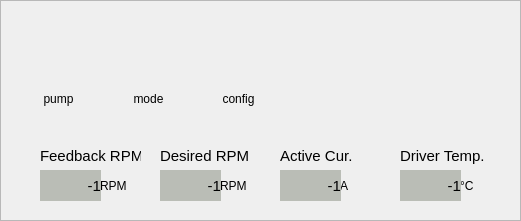
   <widget class="QFrame" name="pump_frame">
    <property name="geometry">
     <rect>
      <x>220</x>
      <y>20</y>
      <width>521</width>
      <height>221</height>
     </rect>
    </property>
    <property name="frameShape">
     <enum>QFrame::Shape::StyledPanel</enum>
    </property>
    <property name="frameShadow">
     <enum>QFrame::Shadow::Raised</enum>
    </property>
    <widget class="QPushButton" name="pump_power_btn">
     <property name="geometry">
      <rect>
       <x>21</x>
       <y>20</y>
       <width>75</width>
       <height>75</height>
      </rect>
     </property>
     <property name="styleSheet">
      <string notr="true">QPushButton{
	border-radius: 1px;
	background-color: none;
}</string>
     </property>
     <property name="text">
      <string/>
     </property>
     <property name="icon">
      <iconset resource="buttons.qrc">
       <normaloff>:/pump/off</normaloff>
       <normalon>:/pump/on</normalon>:/pump/off</iconset>
     </property>
     <property name="iconSize">
      <size>
       <width>60</width>
       <height>60</height>
      </size>
     </property>
     <property name="checkable">
      <bool>true</bool>
     </property>
    </widget>
    <widget class="QPushButton" name="pump_mode_btn">
     <property name="geometry">
      <rect>
       <x>111</x>
       <y>20</y>
       <width>75</width>
       <height>75</height>
      </rect>
     </property>
     <property name="styleSheet">
      <string notr="true">QPushButton{
	border-radius: 1px;
	background-color: none;
}</string>
     </property>
     <property name="text">
      <string/>
     </property>
     <property name="icon">
      <iconset resource="buttons.qrc">
       <normaloff>:/auto/man</normaloff>
       <normalon>:/auto/auto</normalon>:/auto/man</iconset>
     </property>
     <property name="iconSize">
      <size>
       <width>60</width>
       <height>60</height>
      </size>
     </property>
     <property name="checkable">
      <bool>true</bool>
     </property>
     <property name="checked">
      <bool>false</bool>
     </property>
     <property name="flat">
      <bool>true</bool>
     </property>
    </widget>
    <widget class="QLabel" name="act_rpm_text">
     <property name="geometry">
      <rect>
       <x>40</x>
       <y>170</y>
       <width>61</width>
       <height>31</height>
      </rect>
     </property>
     <property name="font">
      <font>
       <pointsize>11</pointsize>
       <bold>false</bold>
      </font>
     </property>
     <property name="styleSheet">
      <string notr="true">background-color: rgb(186, 189, 182);</string>
     </property>
     <property name="frameShape">
      <enum>QFrame::Shape::NoFrame</enum>
     </property>
     <property name="frameShadow">
      <enum>QFrame::Shadow::Plain</enum>
     </property>
     <property name="text">
      <string>-1</string>
     </property>
     <property name="scaledContents">
      <bool>false</bool>
     </property>
     <property name="alignment">
      <set>Qt::AlignmentFlag::AlignRight|Qt::AlignmentFlag::AlignTrailing|Qt::AlignmentFlag::AlignVCenter</set>
     </property>
     <property name="wordWrap">
      <bool>false</bool>
     </property>
     <property name="margin">
      <number>10</number>
     </property>
     <property name="indent">
      <number>-1</number>
     </property>
    </widget>
    <widget class="QLabel" name="label_3">
     <property name="geometry">
      <rect>
       <x>40</x>
       <y>140</y>
       <width>101</width>
       <height>31</height>
      </rect>
     </property>
     <property name="font">
      <font>
       <pointsize>11</pointsize>
       <bold>false</bold>
      </font>
     </property>
     <property name="text">
      <string>Feedback RPM</string>
     </property>
    </widget>
    <widget class="QLabel" name="label_2">
     <property name="geometry">
      <rect>
       <x>100</x>
       <y>170</y>
       <width>41</width>
       <height>31</height>
      </rect>
     </property>
     <property name="text">
      <string>RPM</string>
     </property>
     <property name="alignment">
      <set>Qt::AlignmentFlag::AlignLeading|Qt::AlignmentFlag::AlignLeft|Qt::AlignmentFlag::AlignVCenter</set>
     </property>
     <property name="margin">
      <number>5</number>
     </property>
    </widget>
    <widget class="QLabel" name="label_26">
     <property name="geometry">
      <rect>
       <x>220</x>
       <y>170</y>
       <width>41</width>
       <height>31</height>
      </rect>
     </property>
     <property name="text">
      <string>RPM</string>
     </property>
     <property name="alignment">
      <set>Qt::AlignmentFlag::AlignLeading|Qt::AlignmentFlag::AlignLeft|Qt::AlignmentFlag::AlignVCenter</set>
     </property>
     <property name="margin">
      <number>5</number>
     </property>
    </widget>
    <widget class="QLabel" name="des_rpm_text">
     <property name="geometry">
      <rect>
       <x>160</x>
       <y>170</y>
       <width>61</width>
       <height>31</height>
      </rect>
     </property>
     <property name="font">
      <font>
       <pointsize>11</pointsize>
       <bold>false</bold>
      </font>
     </property>
     <property name="styleSheet">
      <string notr="true">background-color: rgb(186, 189, 182);</string>
     </property>
     <property name="frameShape">
      <enum>QFrame::Shape::NoFrame</enum>
     </property>
     <property name="frameShadow">
      <enum>QFrame::Shadow::Plain</enum>
     </property>
     <property name="text">
      <string>-1</string>
     </property>
     <property name="scaledContents">
      <bool>false</bool>
     </property>
     <property name="alignment">
      <set>Qt::AlignmentFlag::AlignRight|Qt::AlignmentFlag::AlignTrailing|Qt::AlignmentFlag::AlignVCenter</set>
     </property>
     <property name="wordWrap">
      <bool>false</bool>
     </property>
     <property name="margin">
      <number>10</number>
     </property>
     <property name="indent">
      <number>-1</number>
     </property>
    </widget>
    <widget class="QLabel" name="label_27">
     <property name="geometry">
      <rect>
       <x>160</x>
       <y>140</y>
       <width>101</width>
       <height>31</height>
      </rect>
     </property>
     <property name="font">
      <font>
       <pointsize>11</pointsize>
       <bold>false</bold>
      </font>
     </property>
     <property name="text">
      <string>Desired RPM</string>
     </property>
    </widget>
    <widget class="QLabel" name="label_29">
     <property name="geometry">
      <rect>
       <x>340</x>
       <y>170</y>
       <width>41</width>
       <height>31</height>
      </rect>
     </property>
     <property name="text">
      <string>A</string>
     </property>
     <property name="alignment">
      <set>Qt::AlignmentFlag::AlignLeading|Qt::AlignmentFlag::AlignLeft|Qt::AlignmentFlag::AlignVCenter</set>
     </property>
     <property name="margin">
      <number>5</number>
     </property>
    </widget>
    <widget class="QLabel" name="label_31">
     <property name="geometry">
      <rect>
       <x>460</x>
       <y>170</y>
       <width>41</width>
       <height>31</height>
      </rect>
     </property>
     <property name="text">
      <string>°C</string>
     </property>
     <property name="alignment">
      <set>Qt::AlignmentFlag::AlignLeading|Qt::AlignmentFlag::AlignLeft|Qt::AlignmentFlag::AlignVCenter</set>
     </property>
     <property name="margin">
      <number>5</number>
     </property>
    </widget>
    <widget class="QLabel" name="des_cur_text">
     <property name="geometry">
      <rect>
       <x>280</x>
       <y>170</y>
       <width>61</width>
       <height>31</height>
      </rect>
     </property>
     <property name="font">
      <font>
       <pointsize>11</pointsize>
       <bold>false</bold>
      </font>
     </property>
     <property name="styleSheet">
      <string notr="true">background-color: rgb(186, 189, 182);</string>
     </property>
     <property name="frameShape">
      <enum>QFrame::Shape::NoFrame</enum>
     </property>
     <property name="frameShadow">
      <enum>QFrame::Shadow::Plain</enum>
     </property>
     <property name="text">
      <string>-1</string>
     </property>
     <property name="scaledContents">
      <bool>false</bool>
     </property>
     <property name="alignment">
      <set>Qt::AlignmentFlag::AlignRight|Qt::AlignmentFlag::AlignTrailing|Qt::AlignmentFlag::AlignVCenter</set>
     </property>
     <property name="wordWrap">
      <bool>false</bool>
     </property>
     <property name="margin">
      <number>10</number>
     </property>
     <property name="indent">
      <number>-1</number>
     </property>
    </widget>
    <widget class="QLabel" name="elmo_temp_text">
     <property name="geometry">
      <rect>
       <x>400</x>
       <y>170</y>
       <width>61</width>
       <height>31</height>
      </rect>
     </property>
     <property name="font">
      <font>
       <pointsize>11</pointsize>
       <bold>false</bold>
      </font>
     </property>
     <property name="styleSheet">
      <string notr="true">background-color: rgb(186, 189, 182);</string>
     </property>
     <property name="frameShape">
      <enum>QFrame::Shape::NoFrame</enum>
     </property>
     <property name="frameShadow">
      <enum>QFrame::Shadow::Plain</enum>
     </property>
     <property name="text">
      <string>-1</string>
     </property>
     <property name="scaledContents">
      <bool>false</bool>
     </property>
     <property name="alignment">
      <set>Qt::AlignmentFlag::AlignRight|Qt::AlignmentFlag::AlignTrailing|Qt::AlignmentFlag::AlignVCenter</set>
     </property>
     <property name="wordWrap">
      <bool>false</bool>
     </property>
     <property name="margin">
      <number>10</number>
     </property>
     <property name="indent">
      <number>-1</number>
     </property>
    </widget>
    <widget class="QLabel" name="label_32">
     <property name="geometry">
      <rect>
       <x>400</x>
       <y>140</y>
       <width>101</width>
       <height>31</height>
      </rect>
     </property>
     <property name="font">
      <font>
       <pointsize>11</pointsize>
       <bold>false</bold>
      </font>
     </property>
     <property name="text">
      <string>Driver Temp.</string>
     </property>
    </widget>
    <widget class="QLabel" name="label_33">
     <property name="geometry">
      <rect>
       <x>280</x>
       <y>140</y>
       <width>101</width>
       <height>31</height>
      </rect>
     </property>
     <property name="font">
      <font>
       <pointsize>11</pointsize>
       <bold>false</bold>
      </font>
     </property>
     <property name="text">
      <string>Active Cur.</string>
     </property>
    </widget>
    <widget class="QLabel" name="label_9">
     <property name="geometry">
      <rect>
       <x>21</x>
       <y>90</y>
       <width>75</width>
       <height>17</height>
      </rect>
     </property>
     <property name="text">
      <string>pump</string>
     </property>
     <property name="alignment">
      <set>Qt::AlignmentFlag::AlignCenter</set>
     </property>
    </widget>
    <widget class="QLabel" name="label_10">
     <property name="geometry">
      <rect>
       <x>111</x>
       <y>90</y>
       <width>75</width>
       <height>17</height>
      </rect>
     </property>
     <property name="text">
      <string>mode</string>
     </property>
     <property name="alignment">
      <set>Qt::AlignmentFlag::AlignCenter</set>
     </property>
    </widget>
    <widget class="QPushButton" name="pump_config_btn">
     <property name="geometry">
      <rect>
       <x>201</x>
       <y>20</y>
       <width>75</width>
       <height>75</height>
      </rect>
     </property>
     <property name="layoutDirection">
      <enum>Qt::LayoutDirection::LeftToRight</enum>
     </property>
     <property name="styleSheet">
      <string notr="true">QPushButton{
	background-color:none;
	border-radius: 30px;
}
QPushButton:hover{
	background-color: rgba(0,0,0,0.1);
}
QPushButton:pressed{
	background-color: rgba(0,0,0,0.2);
}</string>
     </property>
     <property name="text">
      <string/>
     </property>
     <property name="icon">
      <iconset resource="buttons.qrc">
       <normaloff>:/gear/black</normaloff>:/gear/black</iconset>
     </property>
     <property name="iconSize">
      <size>
       <width>60</width>
       <height>60</height>
      </size>
     </property>
    </widget>
    <widget class="QLabel" name="label_11">
     <property name="geometry">
      <rect>
       <x>201</x>
       <y>90</y>
       <width>75</width>
       <height>17</height>
      </rect>
     </property>
     <property name="text">
      <string>config</string>
     </property>
     <property name="alignment">
      <set>Qt::AlignmentFlag::AlignCenter</set>
     </property>
    </widget>
   </widget>
